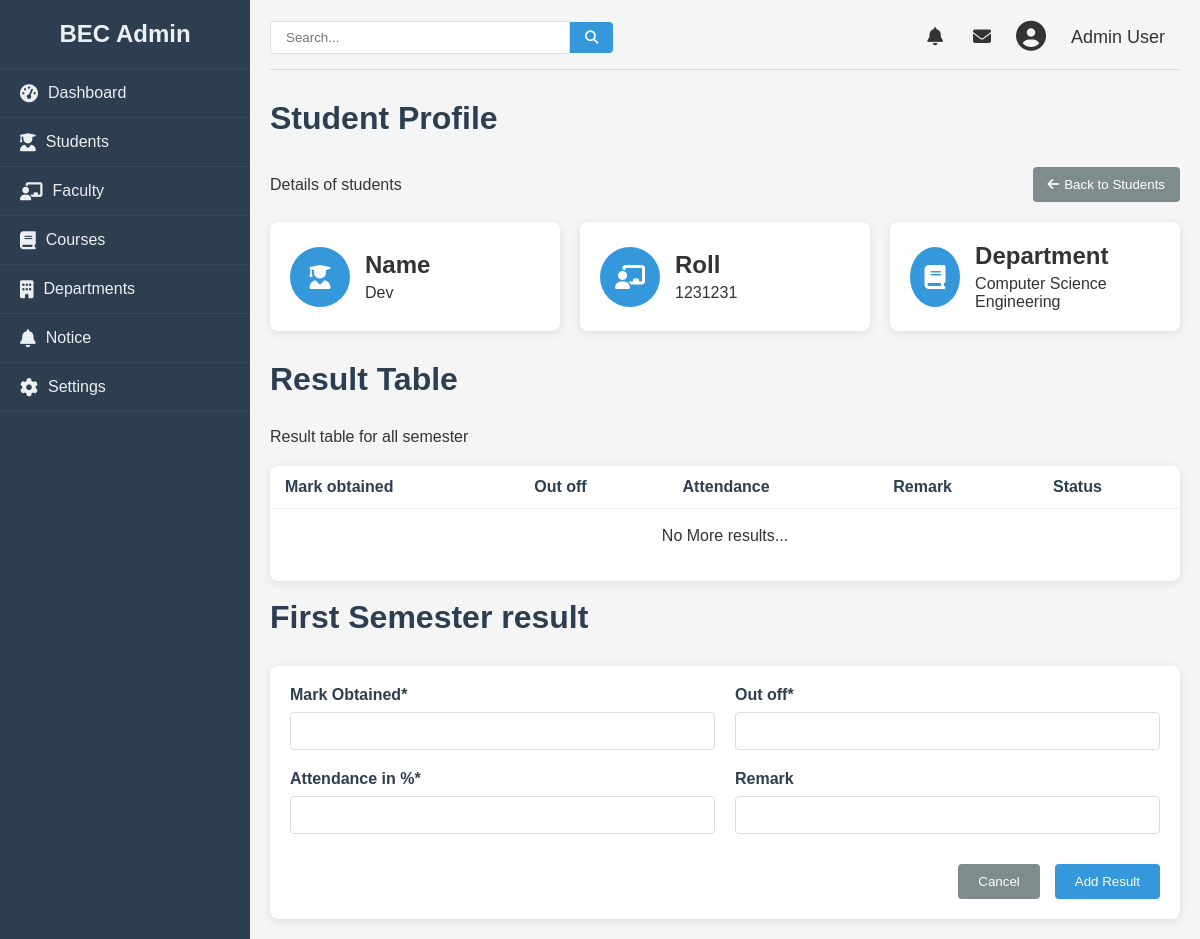
The app's page /admin/addresult/1 with its own data.
### college/model.py (models this page shows, shortened)
class Student(db.Model):
    id = db.Column(db.Integer, primary_key=True)
    name = db.Column(db.String(100), nullable=False)
    roll = db.Column(db.Integer, nullable=False)
    email = db.Column(db.String(100), unique=True, nullable=False)
    phone = db.Column(db.Integer, nullable=False)
    semester = db.Column(db.Integer, db.ForeignKey('semester.id'), nullable=False)
    dob = db.Column(db.Date, nullable=False)
    gender = db.Column(db.String, nullable=False)
    department = db.Column(db.String, nullable=False)
    address = db.Column(db.String, nullable=False)

class Semester(db.Model):
    id = db.Column(db.Integer, primary_key=True)
    name = db.Column(db.String(100), nullable=False)
    students = db.relationship('Student', backref='semester_', lazy=True)

### college/admin/addroute.py (the view, shortened to what this page needs)
@app.route("/admin/addresult/<id>", methods = ["GET", "POST"])
def addresult(id):
    student = Student.query.get(id)
    result = Result.query.filter_by(student_id=id)
    if not result:
        result = None
    return render_template("addresult.html", student=student, result = result)

### college/admin/templates/addresult.html (shortened to what this page needs)
{% from "macro/cmsnav.html" import cmsnav%}
{%extends "admbase.html"%}
{%block head%}
<link rel="stylesheet" href="{{url_for('static', filename='css/styles.css')}}">
<link rel="stylesheet" href="https://cdnjs.cloudflare.com/ajax/libs/font-awesome/6.4.0/css/all.min.css">
{%endblock%}
{%block content%}
<div class="container" w-tid="21">
    {{cmsnav()}}
    <main class="main-content" w-tid="111">
        <header class="top-header" w-tid="113">
            <div class="search-box" w-tid="115">
                <input type="text" placeholder="Search..." w-tid="117" />
                <button w-tid="119"><i class="fas fa-search" w-tid="121"></i></button>
            </div>
            <div class="user-profile" w-tid="123">
                <span class="notification" w-tid="125"><i class="fas fa-bell" w-tid="127"></i></span>
                <span class="message" w-tid="129"><i class="fas fa-envelope" w-tid="131"></i></span>
                <div class="profile-img" w-tid="133">
                    <i class="fas fa-user-circle" w-tid="135"></i>
                </div>
                <span class="username" w-tid="137">Admin User</span>
            </div>
        </header>
        <div id="dashboard-page" class="content-section" w-tid="139">
            <div class="dashboard" w-tid="141">
                <h1 w-tid="143">Student Profile</h1>
                <div class="students-header" w-tid="359">
                    <p w-tid="361">Details of students </p>
                    <a style="text-decoration: none; color:white" href="/admin/student">
                        <button id="cancel-add-student" class="back-button" w-tid="1515">
                            <i class="fas fa-arrow-left" w-tid="1517"></i> Back to Students
                        </button>
                    </a>
                </div>
                <div class="stats-cards" w-tid="145">
                    <div class="stat-card" w-tid="147">
                        <div class="stat-icon" w-tid="149"><i class="fas fa-user-graduate" w-tid="151"></i></div>
                        <div class="stat-details" w-tid="153">
                            <h3 w-tid="155">Name</h3>
                            <p w-tid="157">{{student.name |title}}</p>
                        </div>
                    </div>
                    <div class="stat-card" w-tid="159">
                        <div class="stat-icon" w-tid="161"><i class="fas fa-chalkboard-teacher" w-tid="163"></i></div>
                        <div class="stat-details" w-tid="165">
                            <h3 w-tid="167">Roll</h3>
                            <p w-tid="169">{{student.roll}}</p>
                        </div>
                    </div>
                    <div class="stat-card" w-tid="171">
                        <div class="stat-icon" w-tid="173"><i class="fas fa-book" w-tid="175"></i></div>
                        <div class="stat-details" w-tid="177">
                            <h3 w-tid="179">Department</h3>
                            <p w-tid="181">{{student.department }}</p>
                        </div>
                    </div>
                </div>
                <h1 w-tid="143">Result Table</h1>
                <div class="students-header" w-tid="359">
                    <p w-tid="361">Result table for all semester</p>
                </div>
                <div class="students-table" w-tid="415">
                    <table w-tid="417">
                        <thead w-tid="419">
                            <tr w-tid="421">
                                <th w-tid="425">Mark obtained</th>
                                <th w-tid="427">Out off</th>
                                <th w-tid="425">Attendance</th>
                                <th w-tid="429">Remark</th>
                                <th w-tid="433">Status</th>
                            </tr>
                        </thead>
                    </table>
                    {%if not result.id%}
                    <br>
                    <p style="text-align: center;">No More results...</p> <br><br>
                    {% endif %}
                </div>
                <br>
                <h1 w-tid="357">{{student.semester_.name}} result</h1>
                <div class="student-form-container" w-tid="1519">
                    <form id="add-result-form" method="POST" action="/admin/addresult/{{ student.id }}"
                        class="student-form" w-tid="1521">
                        <div class="form-row" w-tid="1537">
                            <div class="form-group" w-tid="1539">
                                <label for="new-email" w-tid="1541">Mark Obtained*</label>
                                <input type="number" id="new-email" name="mark" required="" w-tid="1543" value="">
                            </div>
                            <div class="form-group" w-tid="1545">
                                <label for="new-phone" w-tid="1547">Out off*</label>
                                <input type="number" id="new-phone" minlength="10" maxlength="15" name="outoff"
                                    required="" w-tid="1549" value="">
                            </div>
                        </div>
                        <div class="form-row" w-tid="1537">
                            <div class="form-group" w-tid="1539">
                                <label for="new-email" w-tid="1541">Attendance in %*</label>
                                <input type="number" id="new-email" name="attendance" required="" w-tid="1543" value="">
                            </div>
                            <div class="form-group" w-tid="1545">
                                <label for="new-phone" w-tid="1547">Remark</label>
                                <input type="text" id="new-phone" minlength="10" maxlength="15" name="remark"
                                    required="" w-tid="1549" value="">
                            </div>
                        </div>
                        <div class="form-actions" w-tid="1599">
                            <a href="/admin/student"><button type="button" id="cancel-add-student" class="cancel-btn"
                                    w-tid="1601">Cancel</button></a>
                            {%if data%}
                            <button type="submit" class="save-btn" w-tid="1603">Update Student</button>
                            {%else%}
                            <button type="submit" class="save-btn" w-tid="1603">Add Result</button>
                            {%endif%}
                        </div>
                    </form>
                </div>
            </div>
        </div>
    </main>
</div>
{%endblock%}

### college/static/css/styles.css (style rules this page uses)
* { margin: 0; padding: 0; box-sizing: border-box; }
body { font-family: Arial, sans-serif; background-color: #f5f5f5; color: #333; }
a { text-decoration: none; color:inherit; }
.container { display: flex; min-height: 100vh; }
.main-content { flex: 1; padding: 20px; }
.top-header { display: flex; justify-content: space-between; align-items: center; margin-bottom: 30px; padding-bottom: 15px; border-bottom: 1px solid #ddd; }
.search-box { display: flex; align-items: center; }
.search-box input { padding: 8px 15px; border: 1px solid #ddd; border-radius: 4px 0 0 4px; width: 300px; }
.search-box button { background: #3498db; color: white; border: none; padding: 8px 15px; border-radius: 0 4px 4px 0; cursor: pointer; }
.user-profile { display: flex; align-items: center; }
.user-profile span { margin: 0 15px; font-size: 18px; cursor: pointer; }
.profile-img { font-size: 30px; margin: 0 10px; }
.dashboard h1 { margin-bottom: 30px; color: #2c3e50; }
.stats-cards { display: grid; grid-template-columns: repeat(auto-fill, minmax(240px, 1fr)); gap: 20px; margin-bottom: 30px; }
.stat-card { background: white; border-radius: 8px; padding: 20px; box-shadow: 0 2px 10px rgba(0, 0, 0, 0.1); display: flex; align-items: center; }
.stat-icon { background: #3498db; color: white; width: 60px; height: 60px; border-radius: 50%; display: flex; align-items: center; justify-content: center; font-size: 24px; margin-right: 15px; }
.stat-details h3 { font-size: 24px; margin-bottom: 5px; }
table { width: 100%; border-collapse: collapse; }
th, td { padding: 12px 15px; text-align: left; border-bottom: 1px solid #eee; }
th { font-weight: bold; color: #2c3e50; }
.content-section { display: none; }
#dashboard-page { display: block; }
.students-header { display: flex; justify-content: space-between; align-items: center; margin-bottom: 20px; }
.students-table { background: white; border-radius: 8px; box-shadow: 0 2px 10px rgba(0, 0, 0, 0.1); overflow: hidden; }
.back-button { background-color: #7f8c8d; color: white; border: none; padding: 10px 15px; border-radius: 4px; cursor: pointer; display: flex; align-items: center; }
.back-button i { margin-right: 5px; }
.student-form-container { background: white; border-radius: 8px; padding: 20px; box-shadow: 0 2px 10px rgba(0, 0, 0, 0.1); }
.student-form { display: flex; flex-direction: column; gap: 20px; }
.form-row { display: flex; gap: 20px; }
.form-group { flex: 1; display: flex; flex-direction: column; }
.form-group label { margin-bottom: 8px; font-weight: bold; color: #2c3e50; }
.form-group input, .form-group select, .form-group textarea { padding: 10px; border: 1px solid #ddd; border-radius: 4px; font-size: 14px; }
.form-actions { display: flex; justify-content: flex-end; gap: 15px; margin-top: 10px; }
.cancel-btn { background-color: #7f8c8d; color: white; border: none; padding: 10px 20px; border-radius: 4px; cursor: pointer; }
.save-btn { background-color: #3498db; color: white; border: none; padding: 10px 20px; border-radius: 4px; cursor: pointer; }

### records on screen
Student: name "Dev", roll "1231231", department "Computer Science Engineering"
Semester: semester_.name "First Semester"
